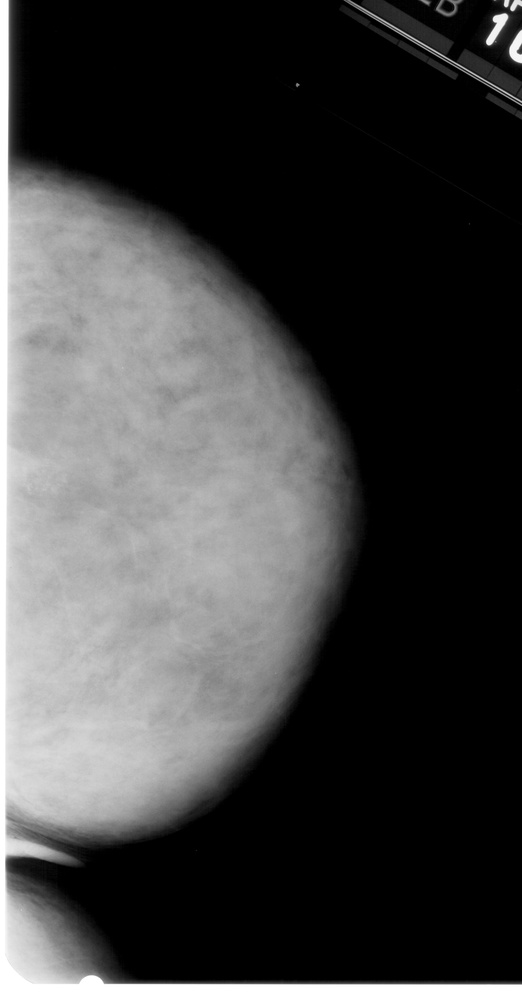
#> input picture breast_cancer/br3.jpg, 522 x 1000 px, shrunk from 2731 x 5236 before the run
$ jupyter execute --allow-errors breast_KNN.ipynb
#> lines starting #> are read from the running program, lines starting #| are printed output that depends on the picture; after the words box and inside, x2 and y2 are one past the last pixel; in counts of white or black regions, pixels touching at a corner belong together
#> further down, image is the input picture: shape (1000, 522); min 0, max 255, mean 66.7
[cell 1]
import cv2
import numpy as np
import pandas as pd
from sklearn.model_selection import train_test_split
from sklearn.neighbors import KNeighborsClassifier
from sklearn.metrics import accuracy_score

[cell 2]
# Step 1: Image Enhancement
def enhance_image(image):
    if image is None:
        raise ValueError("Failed to load the image.")
    negative_image = 255 - image
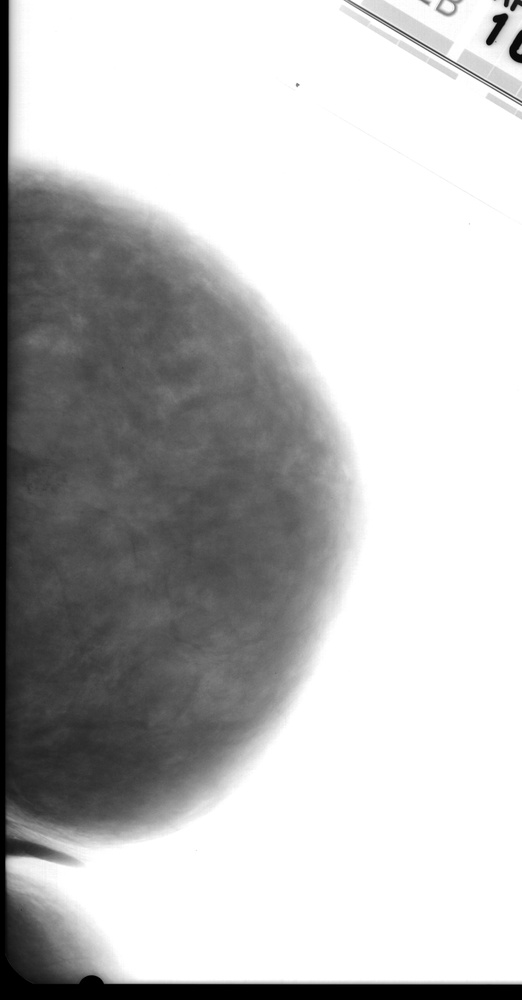
#> negative_image: shape (1000, 522); min 0, max 255, mean 188.3
    return negative_image

[cell 3]
# Step 2: Image Segmentation
def segment_image(image):
    _, binary_image = cv2.threshold(image, 0, 255, cv2.THRESH_BINARY + cv2.THRESH_OTSU)
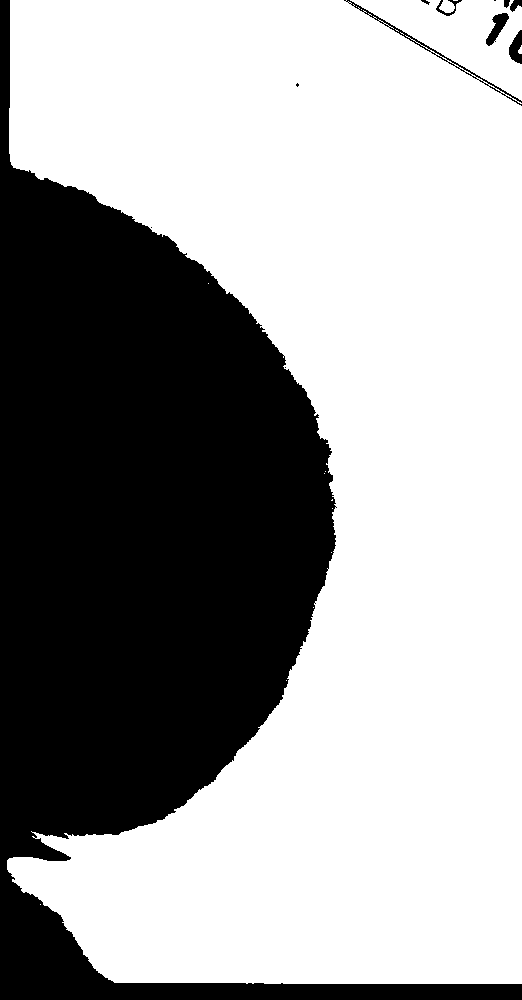
#> binary_image: shape (1000, 522); 63.2% white; 12 black regions (4 under 20 px), largest, box (x1, y1, x2, y2) and area: (0, 0, 522, 1000) 190700, (344, 0, 522, 106) 625, (486, 13, 509, 46) 334
    return binary_image

[cell 4]
# Step 3: Feature Extraction using SIFT
def extract_features(image):
    sift = cv2.SIFT_create()
    keypoints, descriptors = sift.detectAndCompute(image, None)
#> keypoints = 157 keypoints; strongest (x, y, size): (500, 20, 9.4), (490, 40, 6.5), (428, 3, 2.1), (448, 14, 2.5)
    radius = len(keypoints)
#> radius = 157
    perimeter = len(keypoints)
#> perimeter = 157
    area = len(keypoints)
#> area = 157
    return radius, perimeter, area

#> (a cell that did not finish here is left out)

#> (a cell that did not finish here is left out)

#> (a cell that did not finish here is left out)

[cell 8]
# Step 3: Train the KNN model
model = KNeighborsClassifier()
#> (the rest of this cell did not finish here and is left out)

[cell 9]
# Step 5: Load and Process the Input Image
image = cv2.imread('br3.jpg', 0)  # Assuming you have the input image saved as 'input_image.jpg'

# Step 6: Image Enhancement
try:
    enhanced_image = enhance_image(image)
except ValueError as e:
    print(e)
    exit(1)

[cell 10]
# Step 7: Image Segmentation
segmented_image = segment_image(enhanced_image)

# Step 8: Feature Extraction using SIFT
radius, perimeter, area = extract_features(segmented_image)
#> radius = 157; perimeter = 157; area = 157

[cell 11]
# Step 9: Create DataFrame with Features
features = pd.DataFrame([[radius, perimeter, area]], columns=['radius', 'perimeter', 'area'])
#> features = table of 1 rows and 3 columns

[cell 12]
features
#> Out = table of 1 rows and 3 columns

$ run again, with breast_cancer/br2.jpg copied over breast_cancer/br3.jpg
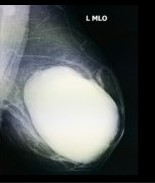
#> input picture breast_cancer/br2.jpg, 155 x 183 px
#> in enhance_image, `negative_image = 255 - image`:
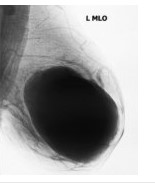
#> negative_image: shape (183, 155); min 9, max 255, mean 165.6
#> in segment_image, `_, binary_image = cv2.threshold(image, 0, 255, cv2.THRESH_BINARY + cv2..`:
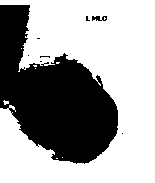
#> binary_image: shape (183, 155); 62.9% white; 8 black regions (6 under 20 px), largest, box (x1, y1, x2, y2) and area: (0, 5, 118, 164) 10435, (92, 16, 107, 21) 53
#> keypoints = 47 keypoints; strongest (x, y, size): (6, 102, 3), (13, 108, 2.1), (10, 106, 2), (7, 102, 2.2)
#> in extract_features, `radius = len(keypoints)`: radius = 47
#> features = table of 1 rows and 3 columns

$ run again, with breast_cancer/both.jpg copied over breast_cancer/br3.jpg
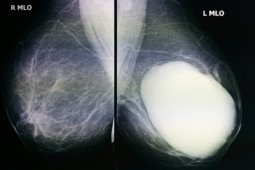
#> input picture breast_cancer/both.jpg, 255 x 170 px
#> in enhance_image, `negative_image = 255 - image`:
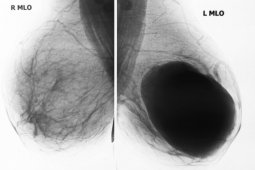
#> negative_image: shape (170, 255); min 9, max 255, mean 162.3
#> in segment_image, `_, binary_image = cv2.threshold(image, 0, 255, cv2.THRESH_BINARY + cv2..`:
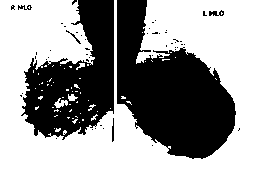
#> binary_image: shape (170, 255); 57.7% white; 51 black regions (45 under 20 px), largest, box (x1, y1, x2, y2) and area: (117, 0, 236, 159) 10790, (21, 0, 114, 140) 7278, (209, 10, 224, 16) 55, (18, 5, 32, 10) 39, (112, 118, 114, 142) 39, (66, 30, 81, 44) 32
#> keypoints = 129 keypoints; strongest (x, y, size): (36, 108, 2.1), (76, 85, 2.6), (40, 98, 2.6), (65, 132, 2.4)
#> in extract_features, `radius = len(keypoints)`: radius = 129
#> features = table of 1 rows and 3 columns

$ run again, with breast_cancer/noo.jpg copied over breast_cancer/br3.jpg
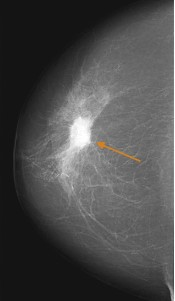
#> input picture breast_cancer/noo.jpg, 175 x 301 px
#> in enhance_image, `negative_image = 255 - image`:
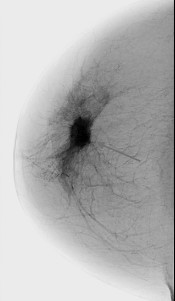
#> negative_image: shape (301, 175); min 0, max 239, mean 179.8
#> in segment_image, `_, binary_image = cv2.threshold(image, 0, 255, cv2.THRESH_BINARY + cv2..`:
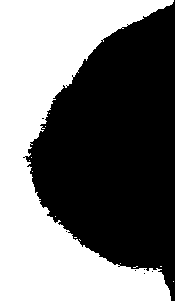
#> binary_image: shape (301, 175); 46.5% white; 13 white regions (12 under 20 px), largest, box (x1, y1, x2, y2) and area: (0, 0, 174, 301) 24465
#> keypoints = 35 keypoints; strongest (x, y, size): (29, 155, 2.1), (29, 151, 2.5), (44, 122, 2.6), (55, 221, 2.5)
#> in extract_features, `radius = len(keypoints)`: radius = 35
#> features = table of 1 rows and 3 columns
